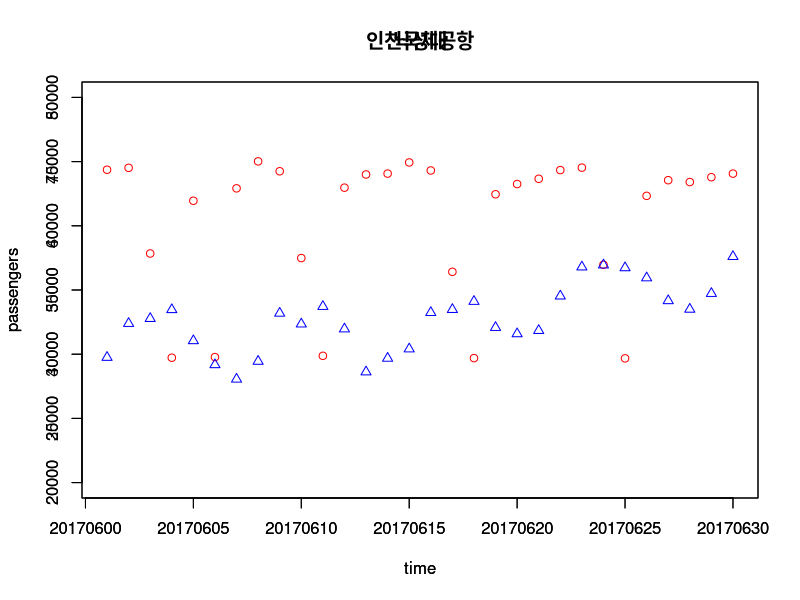

The R script that drew this image:
# Load subway.csv file to a data frame
# Use read.table
df <- read.table('subway.csv', header = T, sep = ',', encoding = 'utf-8', stringsAsFactors = FALSE)
passenger <- df$get_in + df$get_off
df <- cbind(df, passenger)
df$station_name[df$line == "2호선" & df$station_name == "신촌"] <- "신촌2"
df$station_name[df$line == "5호선" & df$station_name == "양평"] <- "양평5"


# (a) What is the average numberxc of passengers of Sinchon station?
# The number should be stored in the variable 'ans_a'.
ans_a <- mean(df[df$line == "2호선" & df$station_name == "신촌2",6])


# (b) Find top 10 subway stations in terms of the avg. number of passengers.
# The list of top 10 subway stations should be stored in the variable 'ans_b'.
# (Hint: you may use sort function like the following codes)
stations <- unique(df[3])

for(i in c(1:nrow(stations))){
  stations[i, 2] <- mean(df[df$station_name == stations[i, 1], 6])
}
names(stations)[2] <- "avg_passengers"
sorted_stations <- stations[order(stations$avg_passengers, decreasing = TRUE),]
ans_b <- sorted_stations$station_name[1:10]

for (i in c(1:length(ans_b)))
{
  if (ans_b[i] == "신촌2")
  {
    ans_b[i] <- c("신촌")
  }
}
ans_b
# (c) Find top 3 subway lines in terms of the average number of passengers.
# The list of top 3 subway lines should be stored in the variable 'ans_c'.
lines <- unique(df[2])
for(i in c(1:nrow(lines))){
  lines[i, 2] <- mean(df[df$line == lines[i, 1], 6])
}
names(lines)[2] <- "avg_passengers" 
sorted_lines <- lines[order(lines$avg_passengers, decreasing = TRUE),]
ans_c <- sorted_lines$line[1:3]
ans_c

# (d) Draw scatter plots for the number of passengers of Nakseongdae station and Incheon Int'l Airport station.
x1 <- df$date[df$station_name == "낙성대"]
y1 <- df$passenger[df$station_name == "낙성대"]
plot(x1, y1, xlab = "time", ylab = "passengers", main = "낙성대", ylim = c(20000,80000),pch = 1, col = "red")
par(new = T)
x2 <- df$date[df$station_name == "인천국제공항"]
y2 <- df$passenger[df$station_name == "인천국제공항"]
plot(x2, y2, xlab = "time", ylab = "passengers", main = "인천국제공항", ylim = c(20000,50000), pch = 2, col = 'blue')

